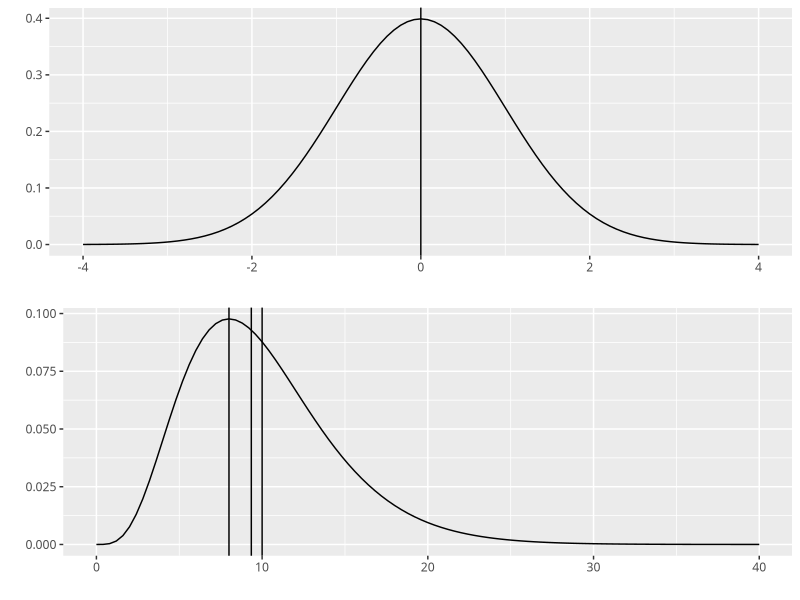

Write the R code that produced this figure.
## ---- chunk 1
library(tidyverse)
library(gridExtra)
old = theme_set(theme_gray(base_family = "HiraKakuProN-W3"))

g1 <- ggplot(data=data.frame(X=c(-4,4)), aes(x=X)) + 
  xlab("")+ylab("") + 
  stat_function(fun = dnorm, args=list(mean=0,sd=1)) +
  geom_vline(xintercept = 0)

DF <- 10

g2 <- ggplot(data=data.frame(X=c(0,40)), aes(x=X)) + 
  xlab("")+ylab("") + 
  stat_function(fun = dchisq,args=list(df=DF)) + 
  # 平均値
  geom_vline(xintercept=DF) + 
  # 最頻値
  geom_vline(xintercept=DF-2) +
  # 中央値
  geom_vline(xintercept=DF-(2/3)+(4/(27*DF))-(8/(729*DF^2)))

grid.arrange(g1, g2, ncol = 1)
